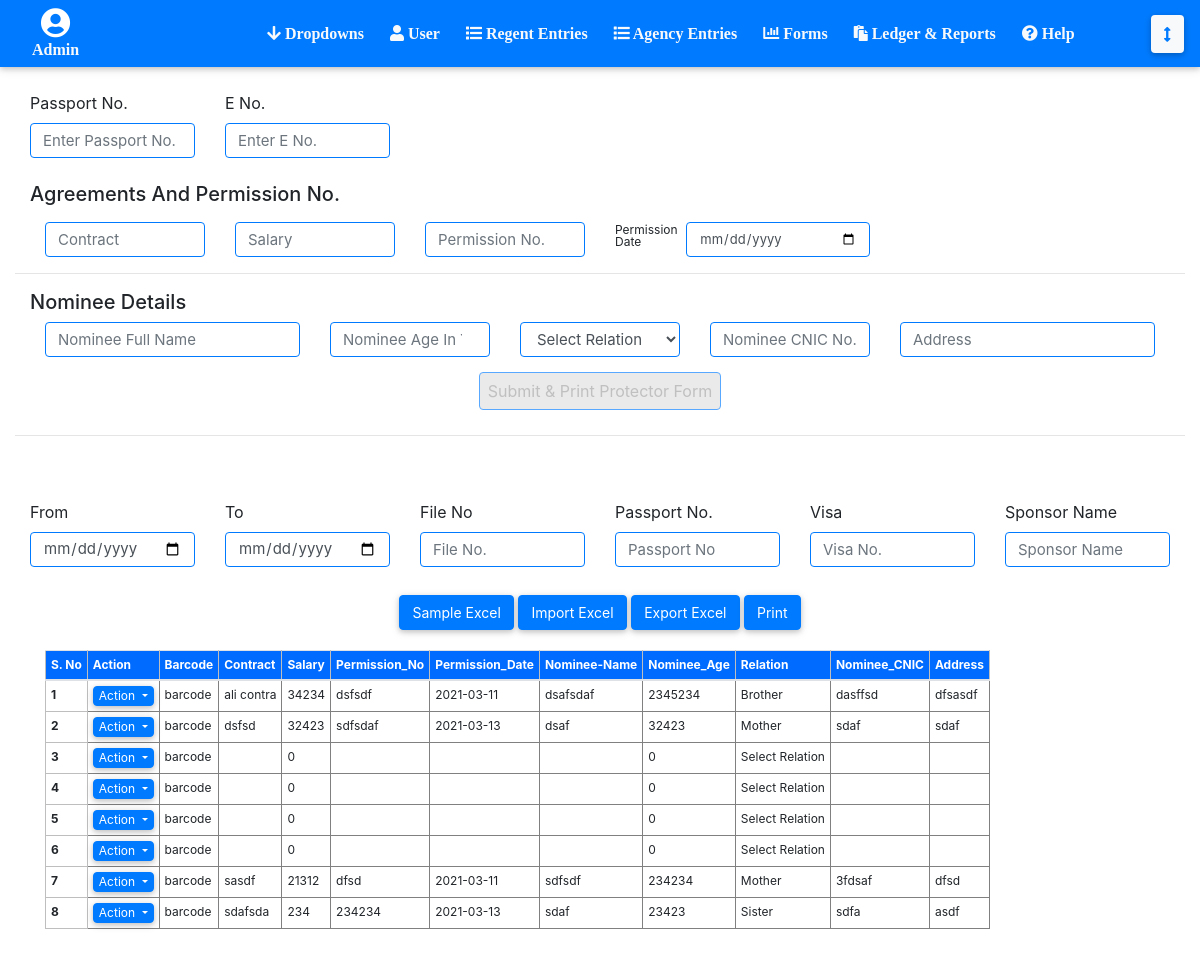
Before: /Regent-Entry-Agreement-Nominee-Detail.php (signed in) with the older database file.
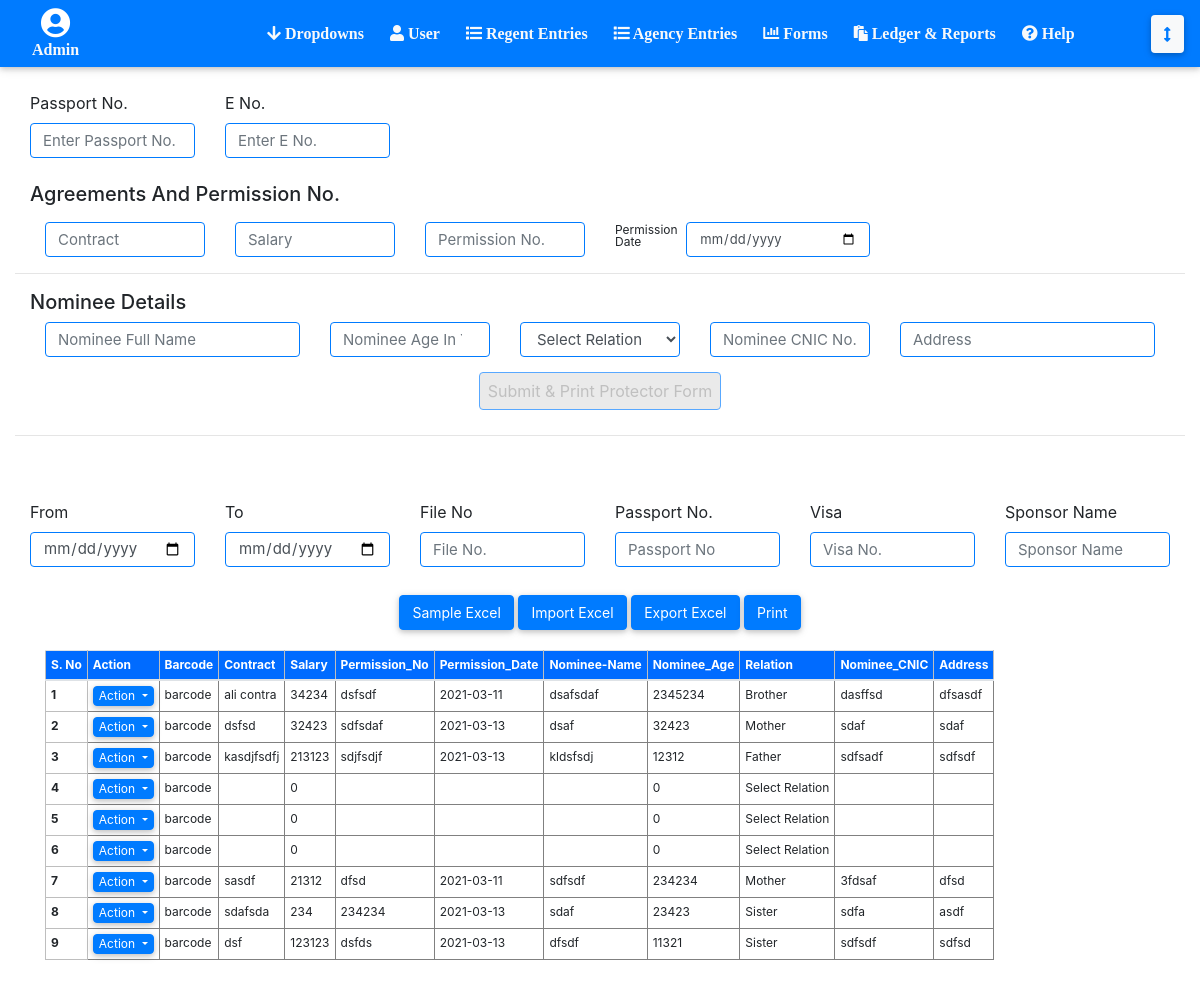
After: the same page with the newer database file.
### tables this page shows
CREATE TABLE `agreement_details` (
  `agreement_id` int(11) NOT NULL,
  `user_id` int(11) NOT NULL,
  `passenger_id` int(11) NOT NULL,
  `agreements_contract` varchar(30) DEFAULT NULL,
  `agreements_salary` double DEFAULT NULL,
  `agreements_permission_number` varchar(30) DEFAULT NULL,
  `agreements_permission_date` varchar(30) DEFAULT NULL,
  `nominee_full_name` varchar(30) DEFAULT NULL,
  `nominee_age` int(11) DEFAULT NULL,
  `nominee_relation` varchar(30) DEFAULT NULL,
  `nominee_cnic` varchar(30) DEFAULT NULL,
  `nominee_address` text DEFAULT NULL,
  `current_date_submission` varchar(255) DEFAULT NULL,
  `type` varchar(20) DEFAULT NULL
);

### Regent-Entry-Agreement-Nominee-Detail.php (the view, shortened to what this page needs)
<?php
include('connect.php');
include('header.php');
?>
      <section class="container-fluid ">
        <section class="container-fluid">
        <form action="" class="">
            <section class="row">
                <section class="col-xl-2">
                    <span>Passport No.</span>
                    <input type="text" id="passport_no" name="passport_no" class="form-control input-box" placeholder="Enter Passport No." maxlength="15"/>
                </section>
                <section class="col-xl-2">
                    <span>E No.</span>
                    <input type="text" class="form-control input-box" placeholder="Enter E No." maxlength="15"/>
                </section>
            </section>
        </form>
        </section>
        <br>
<form method="post" action="#">
  <section class="container-fluid ">
    <h5>Agreements And Permission No.</h5>
    <section class="container-fluid">
            <section class="row">
                <section class="col-xl-2 mt-2">
                    <input value="<?php echo @$std['agreements_contract'] ?>" name="agreements_contract" type="text" class="mt-0 form-control input-box" placeholder="Contract" required maxlength="10"/>
                </section>
                <section class="col-xl-2 mt-2">
                    <input value="<?php echo @$std['agreements_salary'] ?>" name="agreements_salary" type="number" class="mt-0 form-control input-box" placeholder="Salary" required maxlength="10"/>
                </section>
                <section class="col-xl-2 mt-2">
                    <input value="<?php echo @$std['agreements_permission_number'] ?>" name="agreements_permission_number" type="text" class="mt-0 form-control input-box" required placeholder="Permission No." maxlength="10"/>
                </section>
                <section class="col-xl-3">
                    <section class="row">
                        <section class="col-3"><p style="line-height: 1; position: relative;top: 10px; font-size: 12px;">Permission Date</p></section>
                        <section class="col-9 mt-2">
                            <input value="<?php echo @$std['agreements_permission_date'] ?>" name="agreements_permission_date" type="date" class="mt-0 form-control input-box" required style="font-size: 13px;" placeholder="Visa Date"/>
                        </section>
                    </section>
                </section>
                <section class="col-xl-3"></section>
            </section>
    </section>
  </section>
  <hr>
  <section class="container-fluid ">
      <h5>Nominee Details</h5>
      <section class="container-fluid">
              <section class="row">
                  <section class="col-xl-3">
                      <input value="<?php echo @$std['nominee_full_name'] ?>" name="nominee_full_name" type="text" class="mt-0 form-control input-box" required placeholder="Nominee Full Name" maxlength="15"/>
                  </section>
                  <section class="col-xl-2">
                      <input value="<?php echo @$std['nominee_age'] ?>" name="nominee_age" type="number" class=" mt-0 form-control input-box" required placeholder="Nominee Age In Years" maxlength="2"/>
                  </section>
                  <section class="col-xl-2">
                      <select  required name="nominee_relation" class="mt-0 form-control input-box" id="exampleFormControlSelect1">
                                  <option>Select Relation</option>
                              </select>
                  </section>
                  <section class="col-xl-2">
                      <input  required value="<?php echo @$std['nominee_cnic'] ?>" name="nominee_cnic" type="text" class="mt-0 form-control input-box" placeholder="Nominee CNIC No." maxlength="15"/>
                  </section>
                  <section class="col-xl-3">
                       <input required value="<?php echo @$std['nominee_address'] ?>" name="nominee_address" type="text" class="mt-0 form-control input-box" placeholder="Address"/>
                  </section>
              </section>
      </section>
      <section class="container">
          <section class="row" style="align-items: center;">
              <section class="col-5 m-auto text-center">
                    <?php
                    if(isset($_GET['edit_id']))
                    {
?>
<input type="submit" name="update_agreement" id="add_agreement" class="btn-primary btn  pl-2 pr-2" style="position: relative; top: 15px;" value="Update & Print Protector Form" />
<?php
                    }
                    else
                    {
?>
<input type="submit" disabled="true" name="add_agreement" id="add_agreement" class="btn-primary btn  pl-2 pr-2" style="position: relative; top: 15px;" value="Submit & Print Protector Form" />
<?php
                    }
                    ?>
              </section>
          </section>
      </section>
  </section>
</form>
<br>
<hr>
<br><br>
<section class="container-fluid">
	<section class="row" style="align-items: center;">
		<section class="col-md-2">
			<span >From</span>
			<input id="date_from" name="date_from" type="date" class="form-control input-box" />
		</section>
		<section class="col-md-2">
			<span >To</span>
			<input id="date_to" name="date_to" type="date" class="form-control input-box" />
		</section>
		<section class="col-md-2">
			<span >File No</span>
			<input id="search_file_no" name="search_file_no" type="text" class="form-control input-box" placeholder="File No." />
		</section>
		<section class="col-md-2">
			<span >Passport No.</span>
			<input id="search_passport_no" name="search_passport_no" type="text" class="form-control input-box" placeholder="Passport No" />
		</section>
		<section class="col-md-2">
			<span >Visa</span>
			<input id="search_visa_no" name="search_visa_no" type="text" class="form-control input-box" placeholder="Visa No." />
		</section>
        <section class="col-md-2">
        <span >Sponsor Name</span>
            <input type="text" id="txtType" class="form-control input-box" placeholder="Sponsor Name" />
        </section>
</section>
<br>
<section class="container-fluid text-center">
<input type="button" class="btn-primary btn " style="position: relative; top: 4px; height: 35px; font-size: 14px;" value="Sample Excel" />
<input type="button" class="btn-primary btn " style="position: relative; top: 4px; height: 35px; font-size: 14px;" value="Import Excel" />
<input type="button" class="btn-primary btn " style="position: relative; top: 4px; height: 35px; font-size: 14px;" value="Export Excel" />
<input type="button" class="btn-primary btn " style="position: relative; top: 4px; height: 35px; font-size: 14px;" value="Print" />
</section>
<br>
<section class="container-fluid">
            <table class="table table-responsive  mb-5  " style="padding-bottom:130px">
                <thead>
                    <tr>
                      <th scope="col">S. No</th>
                      <th scope="col" ><span class="text-primary"></span>Action<span class="text-primary"></span></th>
                      <th scope="col">Barcode</th>
                      <th scope="col">Contract</th>
                      <th scope="col">Salary</th>
                      <th scope="col">Permission_No</th>
                      <th scope="col">Permission_Date</th>
                      <th scope="col">Nominee-Name</th>
                      <th scope="col">Nominee_Age</th>
                      <th scope="col">Relation</th>
                      <th scope="col">Nominee_CNIC</th>
                      <th scope="col">Address</th>
                    </tr>
                  </thead>
                  <tbody>
<?php
                  $query = mysqli_query($con, "
select * from agreement_details
                    ") or die(mysqli_error($con));
$count =1;
                  while ($row=mysqli_fetch_array($query)) {
                    ?>
                    <tr>
                     <th scope="row"><?php echo $count ?></th>
                     <td >
                     <div class="dropdown">
                            <button class="btn btn-primary dropdown-toggle" type="button" id="dropdownMenuButton" data-toggle="dropdown" aria-haspopup="true" aria-expanded="false"  style="font-size: 12px !important; color: white; padding: 0px; margin: 0px; padding-left: 5px !important; padding-right: 5px !important;">
                                Action
                            </button>
                        </div>
                </td>
                     <td><?php echo "barcode" ?></td>
                     <td><?php echo $row['agreements_contract'] ?></td>
                     <td><?php echo $row['agreements_salary'] ?></td>
                     <td><?php echo $row['agreements_permission_number'] ?></td>
                     <td><?php echo $row['agreements_permission_date'] ?></td>
                     <td><?php echo $row['nominee_full_name'] ?></td>
                     <td><?php echo $row['nominee_age'] ?></td>
                     <td><?php echo $row['nominee_relation'] ?></td>
                     <td><?php echo $row['nominee_cnic'] ?></td>
                     <td><?php echo $row['nominee_address'] ?></td>
                </tr>
                    <?php
                    $count++;
                  }
                  ?>
                  </tbody>
            </table>
</section>
</body>
</html>

### header.php (shortened to what this page needs)
<!doctype html>
<html>
<head>
<link rel="stylesheet" type="text/css" href="css/style.css">
<link href="css/Main StyleSheet.css" rel="stylesheet">
<link rel="stylesheet" href="css/bootstrap.min.css">
<link rel="stylesheet" href="css/animate.css">
<link rel="stylesheet" href="https://cdnjs.cloudflare.com/ajax/libs/font-awesome/4.7.0/css/font-awesome.min.css">
<link rel="stylesheet" href="https://cdnjs.cloudflare.com/ajax/libs/baguettebox.js/1.8.1/baguetteBox.min.css">
<link rel="stylesheet" href="https://use.fontawesome.com/releases/v5.4.1/css/all.css">
<link href="https://cdnjs.cloudflare.com/ajax/libs/normalize/8.0.0/normalize.min.css" rel="stylesheet" type="text/css">
<link href="css/jquery-fab-button.css" rel="stylesheet">
<link href="css/bootstrap-datetimepicker.css" rel="stylesheet" />
</head>
<body>
    <nav class="navbar navbar-expand-lg navbar-light bg-primary" style="align-items: center">
      <section class="mr-auto text-center">
        <i class="fas fa-user-circle" style="font-size: 30px; color: white;"></i>
        <a class="nav-link text-light list-link" href="#" ><?php echo @$_SESSION['role'] ?></a>
      </section>
      <div class="collapse navbar-collapse" id="navbarNav">
        <ul class="navbar-nav m-auto">
        <li class="nav-item" style="cursor:pointer">
          <a class="nav-link text-light showhide1"><i class="fas fa-arrow-down"></i> Dropdowns</a>
        </li>
        <?php
        if($_SESSION['role'] == 'Admin')
        {
          ?>
          <li class="nav-item " style="cursor:pointer">
            <a class="nav-link text-light showhide1"><i class="fas fa-user"></i> User</a>
          </li>
          <?php
        }
        ?>
        <li class="nav-item" style="cursor:pointer">
          <a class="nav-link text-light showhide1"><i class="fas fa-list"></i> Regent Entries</a>
        </li>
        <li class="nav-item" style="cursor:pointer">
          <a class="nav-link text-light showhide1"><i class="fas fa-list"></i> Agency Entries</a>
        </li>
        <li class="nav-item" style="cursor:pointer">
          <a class="nav-link text-light showhide1"><i class="fa fa-chart-bar"></i> Forms</a>
        </li>
        <li class="nav-item" style="cursor:pointer">
          <a class="nav-link text-light showhide1" ><i class="fa fa-paste"></i> Ledger & Reports</a>
        </li>
        <li class="nav-item" style="cursor:pointer">
          <a class="nav-link text-light" href="help.html"><i class="fas fa-question-circle"></i> Help</a>
        </li>
        </ul>
          <button class="btn text-primary main bg-light showhide1 ml-auto"  >
        </button>
      </div>
    </nav>
		<br>

### css/Main StyleSheet.css (style rules this page uses)
.nav-link { font-weight: bold; font-family: calibri; }
.navbar-nav { padding-left: 120px !important; }

### header.php (style rules this page uses)
.list-link { line-height: 0.2 !important; transition: 1s; }
.nav-item { margin-left: 10px; }
.input-box { background-color: transparent !important; height: 35px !important; border: 0.5px solid #007BFF ; font-size: 15px; margin-top: 8px; }
th { font-size: 12px !important; border: 1px solid rgb(190, 190, 190); padding: 5px !important; width: auto !important; }
tr { width: auto !important; padding: 5px !important; font-size: 12px !important; }
thead { background-color: #006BFF; color: white; }
td { border: 1px solid gray; width: auto !important; padding: 5px !important; font-size: 12px !important; }

Changed rows visible on the page:
changed agreement_details: agreements_contract (not shown) → "kasdjfsdfj"; agreements_salary "0" → "213123"; agreements_permission_number (not shown) → "sdjfsdjf"; agreements_permission_date (not shown) → "2021-03-13"; nominee_full_name (not shown) → "kldsfsdj"; nominee_age "0" → "12312"; nominee_relation "Select Relation" → "Father"; nominee_cnic (not shown) → "sdfsadf"; nominee_address (not shown) → "sdfsdf"
added agreement_details: agreements_contract "dsf", agreements_salary "123123", agreements_permission_number "dsfds", agreements_permission_date "2021-03-13", nominee_full_name "dfsdf", nominee_age "11321", nominee_relation "Sister", nominee_cnic "sdfsdf", nominee_address "sdfsd"
